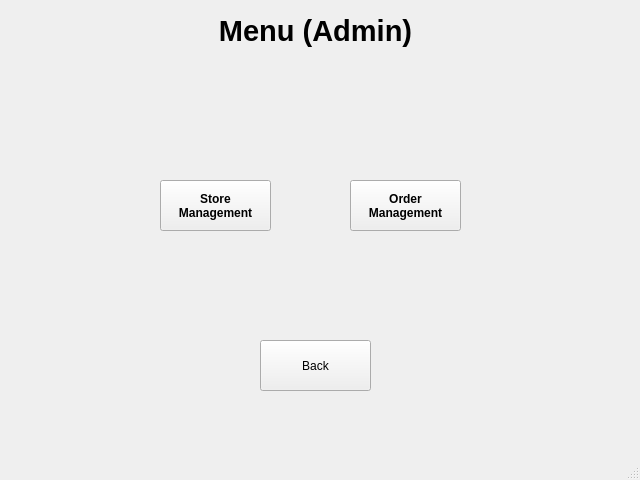
<?xml version="1.0" encoding="UTF-8"?>
<ui version="4.0">
 <class>adminmenu</class>
 <widget class="QMainWindow" name="adminmenu">
  <property name="geometry">
   <rect>
    <x>0</x>
    <y>0</y>
    <width>640</width>
    <height>480</height>
   </rect>
  </property>
  <property name="windowTitle">
   <string>MainWindow</string>
  </property>
  <widget class="QWidget" name="centralwidget">
   <widget class="QLabel" name="label">
    <property name="geometry">
     <rect>
      <x>170</x>
      <y>0</y>
      <width>291</width>
      <height>61</height>
     </rect>
    </property>
    <property name="font">
     <font>
      <pointsize>22</pointsize>
      <weight>75</weight>
      <bold>true</bold>
     </font>
    </property>
    <property name="layoutDirection">
     <enum>Qt::LeftToRight</enum>
    </property>
    <property name="text">
     <string>Menu (Admin)</string>
    </property>
    <property name="alignment">
     <set>Qt::AlignCenter</set>
    </property>
   </widget>
   <widget class="QPushButton" name="storeBtn">
    <property name="geometry">
     <rect>
      <x>160</x>
      <y>180</y>
      <width>111</width>
      <height>51</height>
     </rect>
    </property>
    <property name="font">
     <font>
      <weight>75</weight>
      <bold>true</bold>
     </font>
    </property>
    <property name="text">
     <string>Store 
Management</string>
    </property>
   </widget>
   <widget class="QPushButton" name="backBtn">
    <property name="geometry">
     <rect>
      <x>260</x>
      <y>340</y>
      <width>111</width>
      <height>51</height>
     </rect>
    </property>
    <property name="text">
     <string>Back</string>
    </property>
   </widget>
   <widget class="QPushButton" name="orderBtn">
    <property name="geometry">
     <rect>
      <x>350</x>
      <y>180</y>
      <width>111</width>
      <height>51</height>
     </rect>
    </property>
    <property name="font">
     <font>
      <weight>75</weight>
      <bold>true</bold>
     </font>
    </property>
    <property name="text">
     <string>Order 
Management</string>
    </property>
   </widget>
  </widget>
  <widget class="QStatusBar" name="statusbar"/>
 </widget>
 <resources/>
 <connections/>
</ui>
